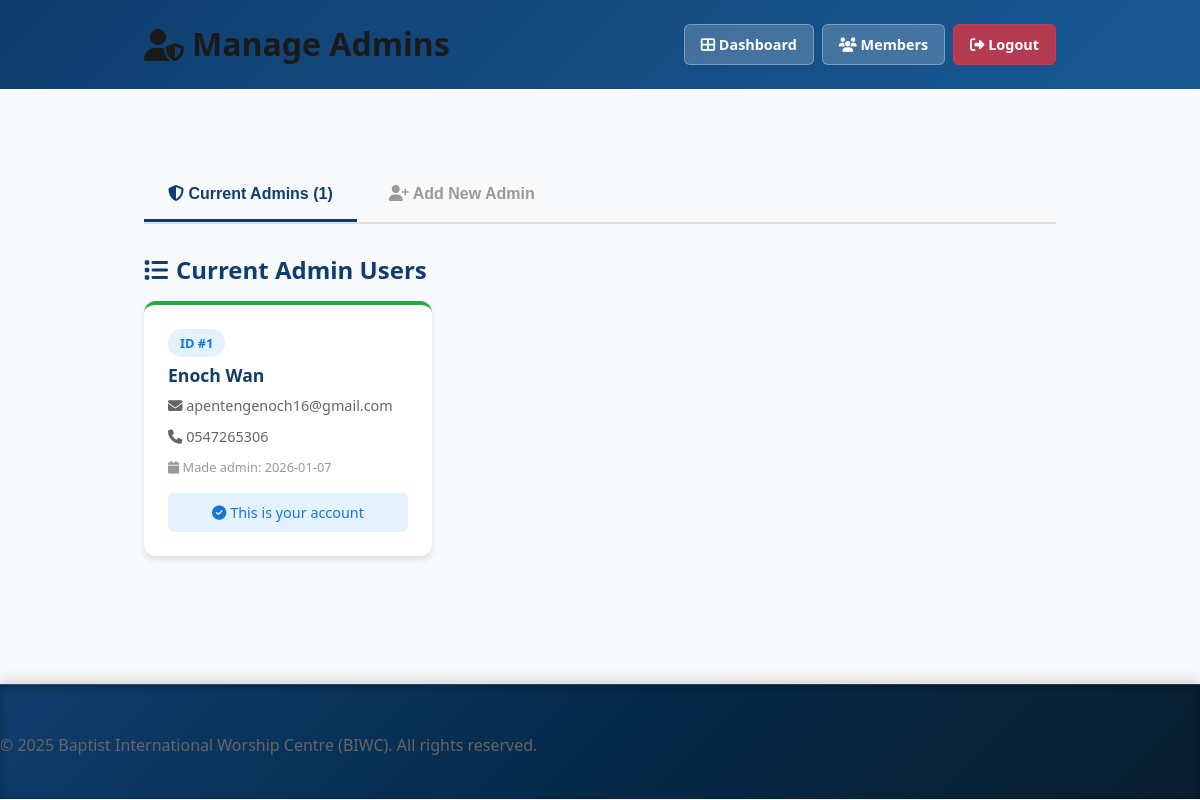
Screenshot of /admin/manage-admins (signed in) with the database file from the repository.
### tables this page shows
CREATE TABLE admin_users (
                id INTEGER PRIMARY KEY AUTOINCREMENT,
                member_id INTEGER UNIQUE NOT NULL,
                admin_password TEXT NOT NULL,
                created_at TIMESTAMP DEFAULT CURRENT_TIMESTAMP,
                FOREIGN KEY (member_id) REFERENCES members(id)
            );

CREATE TABLE members (
                id INTEGER PRIMARY KEY AUTOINCREMENT,
                first_name TEXT NOT NULL,
                last_name TEXT NOT NULL,
                email TEXT UNIQUE,
                phone TEXT,
                date_of_birth TEXT,
                gender TEXT,
                address TEXT,
                city TEXT,
                state TEXT,
                postal_code TEXT,
                marital_status TEXT,
                occupation TEXT,
                auxiliary_group TEXT,
                emergency_contact_name TEXT,
                emergency_contact_phone TEXT,
                spiritual_status TEXT,
                baptism_date TEXT,
                previous_church TEXT,
                skills_interests TEXT,
                membership_status TEXT DEFAULT 'active',
                join_date TIMESTAMP DEFAULT CURRENT_TIMESTAMP,
                last_updated TIMESTAMP DEFAULT CURRENT_TIMESTAMP
            );

### app.py (the view)
@app.route('/admin/manage-admins')
@admin_login_required
def manage_admins():
    conn = get_db_connection()
    cursor = conn.cursor()
    cursor.execute('''
        SELECT a.id, a.member_id, m.first_name, m.last_name, m.email, m.phone, a.created_at
        FROM admin_users a
        JOIN members m ON a.member_id = m.id
        ORDER BY m.first_name, m.last_name
    ''')
    admins = cursor.fetchall()
    cursor.execute('''
        SELECT id, first_name, last_name, email, phone, gender
        FROM members
        WHERE id NOT IN (SELECT member_id FROM admin_users)
        AND membership_status = 'active'
        ORDER BY first_name, last_name
    ''')
    non_admins = cursor.fetchall()
    conn.close()
    return render_template('manage_admins.html', admins=admins, non_admins=non_admins)

### app.py (called while the page is built)
def get_db_connection():
    conn = sqlite3.connect(DATABASE)
    conn.row_factory = sqlite3.Row
    return conn

def admin_login_required(f):
    @wraps(f)
    def decorated_function(*args, **kwargs):
        if 'admin_logged_in' not in session or 'admin_member_id' not in session:
            flash('❌ Please log in as admin to access this page', 'error')
            return redirect(url_for('admin_login'))
        return f(*args, **kwargs)
    return decorated_function

### templates/manage_admins.html (shortened to what this page needs)
<!DOCTYPE html>
<html lang="en">
<head>
    <link rel="stylesheet" href="{{ url_for('static', filename='style.css') }}">
    <link rel="stylesheet" href="https://cdnjs.cloudflare.com/ajax/libs/font-awesome/6.4.0/css/all.min.css">
</head>
<body>
    <div class="admin-header">
        <div class="container">
            <h1>
                <i class="fas fa-user-shield"></i> Manage Admins
            </h1>
            <div class="admin-controls">
                <a href="/admin/dashboard">
                    <i class="fas fa-th-large"></i> Dashboard
                </a>
                <a href="/members">
                    <i class="fas fa-users"></i> Members
                </a>
                <a href="/admin/logout" class="btn-logout">
                    <i class="fas fa-sign-out-alt"></i> Logout
                </a>
            </div>
        </div>
    </div>
    <main class="main-content">
        <div class="container">
            <div class="tab-container">
                <button class="tab-button active" onclick="showTab('current')">
                    <i class="fas fa-shield-alt"></i> Current Admins ({{ admins|length }})
                </button>
                <button class="tab-button" onclick="showTab('add')">
                    <i class="fas fa-user-plus"></i> Add New Admin
                </button>
            </div>
            <div id="current" class="tab-content active">
                <h2 class="section-title">
                    <i class="fas fa-list"></i> Current Admin Users
                </h2>
                {% if admins %}
                <div class="admins-grid">
                    {% for admin in admins %}
                    <div class="admin-card">
                        <span class="admin-id">ID #{{ admin.member_id }}</span>
                        <h3>{{ admin.first_name }} {{ admin.last_name }}</h3>
                        <p>
                            <i class="fas fa-envelope"></i> {{ admin.email or 'N/A' }}
                        </p>
                        <p>
                            <i class="fas fa-phone"></i> {{ admin.phone or 'N/A' }}
                        </p>
                        <p style="font-size: 0.8rem; color: #999;">
                            <i class="fas fa-calendar"></i> Made admin: {{ admin.created_at[:10] }}
                        </p>
                        {% if admin.member_id != session.get('admin_member_id')|int %}
                        <form method="POST" action="/admin/remove-admin/{{ admin.member_id }}" style="margin: 0;">
                            <button type="submit" class="remove-btn" onclick="return confirm('Remove admin privileges from {{ admin.first_name }} {{ admin.last_name }}?')">
                                <i class="fas fa-trash"></i> Remove Admin
                            </button>
                        </form>
                        {% else %}
                        <div style="margin-top: 1rem; padding: 0.5rem; background: #e3f2fd; border-radius: 6px; color: #1976d2; font-size: 0.9rem; text-align: center;">
                            <i class="fas fa-check-circle"></i> This is your account
                        </div>
                        {% endif %}
                    </div>
                    {% endfor %}
                </div>
                {% else %}
                <div class="empty-state">
                    <i class="fas fa-inbox"></i>
                    <p>No admin users yet. Add one below!</p>
                </div>
                {% endif %}
            </div>
        </div>
    </main>
    <footer class="footer">
        <p>&copy; 2025 Baptist International Worship Centre (BIWC). All rights reserved.</p>
    </footer>
</body>
</html>

### static/style.css (style rules this page uses)
:root { --primary-color: #0f3d6d; --primary-light: #1a4d7a; --primary-dark: #052a4a; --secondary-color: #e74c3c; --secondary-light: #ff6b6b; --accent-color: #27ae60; --accent-light: #2ecc71; --light-color: #ecf0f1; --dark-color: #1a1a1a; --text-dark: #1a1a1a; --text-light: #666666; --border-color: #e0e0e0; --success-color: #27ae60; --error-color: #e74c3c; --warning-color: #f39c12; --info-color: #3498db; --gold-color: #f1c40f; --purple-color: #9b59b6; --spacing-xs: 0.25rem; --spacing-sm: 0.5rem; --spacing-md: 1rem; --spacing-lg: 1.5rem; --spacing-xl: 2rem; --spacing-2xl: 3rem; --radius-sm: 4px; --radius-md: 8px; --radius-lg: 12px; --shadow-sm: 0 1px 2px rgba(0, 0, 0, 0.05); --shadow-md: 0 4px 6px rgba(0, 0, 0, 0.1); --shadow-lg: 0 10px 15px rgba(0, 0, 0, 0.1); --shadow-xl: 0 20px 25px rgba(0, 0, 0, 0.15); --transition: all 0.3s ease; --gradient-primary: linear-gradient(135deg, #0f3d6d 0%, #052a4a 100%); --gradient-secondary: linear-gradient(135deg, #e74c3c 0%, #ff6b6b 100%); --gradient-accent: linear-gradient(135deg, #27ae60 0%, #2ecc71 100%); --gradient-gold: linear-gradient(135deg, #f1c40f 0%, #f39c12 100%); --gradient-purple: linear-gradient(135deg, #9b59b6 0%, #8e44ad 100%); }
* { margin: 0; padding: 0; box-sizing: border-box; }
html { scroll-behavior: smooth; font-size: 16px; }
body { font-family: 'Segoe UI', Tahoma, Geneva, Verdana, sans-serif; line-height: 1.6; color: var(--text-dark); background-color: #f8f9fa; }
h1, h2, h3, h4, h5, h6 { line-height: 1.2; margin-bottom: var(--spacing-md); color: var(--text-dark); }
h1 { font-size: 2rem; font-weight: 700; }
h2 { font-size: 1.75rem; font-weight: 700; }
h3 { font-size: 1.5rem; font-weight: 600; }
p { margin-bottom: var(--spacing-md); color: var(--text-light); }
a { color: var(--primary-color); text-decoration: none; transition: var(--transition); }
.container { width: 100%; padding: 0 var(--spacing-md); margin: 0 auto; }
@media (min-width: 768px) { .container { max-width: 750px; padding: 0 var(--spacing-lg); } }
@media (min-width: 1024px) { .container { max-width: 960px; } }
.main-content { padding: var(--spacing-2xl) 0; min-height: 60vh; }
.section-title { text-align: center; margin-bottom: var(--spacing-2xl); }
.footer { background: linear-gradient(135deg, #0f3d6d 0%, #052a4a 50%, #0a1f2e 100%); color: white; padding: var(--spacing-2xl) 0 var(--spacing-lg); margin-top: var(--spacing-2xl); box-shadow: inset 0 2px 8px rgba(0, 0, 0, 0.3), 0 -4px 12px rgba(0, 0, 0, 0.15); border-top: 1px solid rgba(255, 255, 255, 0.1); }

### rows the page displays
admin_users: member_id "1", first_name "Enoch", last_name "Wan", email "apentengenoch16@gmail.com", phone "0547265306", created_at "2026-01-07", shows "This is your account"

### other values shown
{{ admins|length }} "1"
